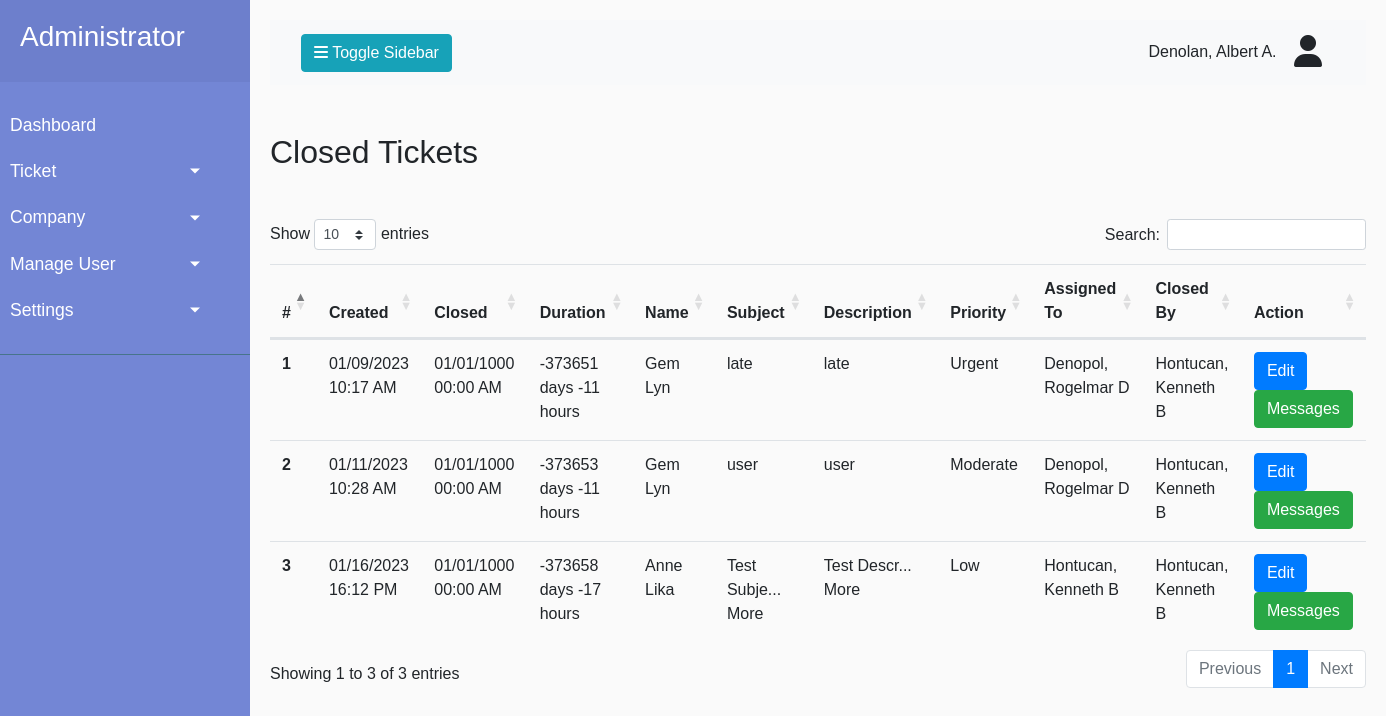
The page /Admin_side/closedTickets.php (signed in) on the database its author committed.
### tables this page shows
CREATE TABLE `ticket` (
  `ticket_id` int(11) NOT NULL DEFAULT 0,
  `user_id` int(11) NOT NULL DEFAULT 0,
  `ticket_year` int(4) NOT NULL DEFAULT 0,
  `ticket_number` int(10) NOT NULL DEFAULT 0,
  `company_id` int(11) NOT NULL DEFAULT 0,
  `department_id` int(11) NOT NULL DEFAULT 0,
  `date_created` datetime NOT NULL DEFAULT '1000-01-01 00:00:00',
  `subject` varchar(100) NOT NULL DEFAULT '0',
  `ticket_description` varchar(150) NOT NULL DEFAULT '0',
  `message` varchar(150) NOT NULL DEFAULT '0',
  `file_uploaded` varchar(100) NOT NULL DEFAULT '0',
  `priority` int(1) NOT NULL DEFAULT 0,
  `assigned_to` int(11) NOT NULL DEFAULT 0,
  `status` int(11) NOT NULL DEFAULT 0,
  `closed_by` int(11) NOT NULL DEFAULT 0,
  `date_closed` datetime NOT NULL DEFAULT '1000-01-01 00:00:00'
);

CREATE TABLE `user` (
  `user_id` int(11) NOT NULL,
  `first_name` varchar(100) NOT NULL DEFAULT '0',
  `middle_name` varchar(100) NOT NULL DEFAULT '0',
  `last_name` varchar(100) NOT NULL DEFAULT '0',
  `telegram` varchar(11) NOT NULL DEFAULT '0',
  `company_id` int(11) NOT NULL DEFAULT 0,
  `department_id` int(11) NOT NULL DEFAULT 0,
  `username` varchar(50) NOT NULL DEFAULT '0',
  `password` varchar(255) NOT NULL DEFAULT '0',
  `date_created` datetime NOT NULL DEFAULT current_timestamp(),
  `account_type` int(11) NOT NULL DEFAULT 0,
  `approved` varchar(5) NOT NULL DEFAULT '0'
);

### Admin_side/closedTickets.php (the view, shortened to what this page needs)
<?php
    include ('../includes/adminSidebar.php');
?>
                <h2 class="my-5">Closed Tickets</h2>
            <table class="table" id="closedTicketsTable">
                <thead>
                <tr>
                    <th scope="col">#</th>
                    <th scope="col">Created </th>
                    <th scope="col">Closed </th>
                    <th scope="col">Duration </th>
                    <th scope="col">Name </th>
                    <th scope="col">Subject </th>
                    <th scope="col">Description </th>
                    <th scope="col">Priority </th>
                    <th scope="col">Assigned To</th>
                    <th scope="col">Closed By </th>
                    <th scope="col">Action </th>
                </tr>
                </thead>
                <tbody>
                    <?php
                        $sql = "SELECT
                        a.subject, a.ticket_description, a.date_created, a.message, a.ticket_id, a.priority, a.closed_by, a.assigned_to, a.date_closed,
                        b.first_name, b.last_name
                        FROM
                        ticket a
                        INNER JOIN user b ON a.user_id=b.user_id
                        WHERE a.status=1";
                        $result = mysqli_query($con, $sql);
                        $resultCheck = mysqli_num_rows($result);
                        $counter = 0;
                        if($resultCheck > 0){
                            while($row = mysqli_fetch_assoc($result)){
                                $ticket_id = $row['ticket_id'];
                                $date_closed = new DateTime($row['date_closed']);
                                $date_closed_display = date_format($date_closed, "m/d/Y H:i A");
                                $closed = date_format($date_closed, "m/d/Y H:i:s");
                                $max_date = strtotime($closed);
                                $dateCreated = new DateTime($row['date_created']);
                                $dateCreatedDisplay = date_format($dateCreated, "m/d/Y H:i A");
                                $created = date_format($dateCreated, "m/d/Y H:i:s");
                                $old_date = strtotime($created);
                                $difference = $max_date - $old_date;
                                $days = floor($difference/(60*60*24));
                                $remainder = floor($difference % (60*60*24));
                                $hours = floor($remainder/(60*60));
                                $subject = $row['subject'];
                                $firstName = $row['first_name'];
                                $lastName = $row['last_name'];
                                $ticketDescription = $row['ticket_description'];
                                $priority = $row['priority'];
                                $closed_by = $row['closed_by'];
                                $assigned_to = $row['assigned_to'];
                                $counter++;
                                ?>
                                    <tr>
                                        <th scope="row"><?php echo $counter; ?></th>
                                        <td><?php echo $dateCreatedDisplay; ?></td>
                                        <td><?php echo $date_closed_display; ?></td>
                                        <td><?php echo $days." days ".$hours." hours"?></td>
                                        <td><?php echo $firstName." ".$lastName; ?></td>
                                        <td><?php seeLessOrMoreText($subject, $ticket_id); ?></td>
                                        <td><?php seeLessOrMoreText($ticketDescription, $ticket_id); ?></td>
                                        <td><?php setPriorityName($priority); ?></td>
                                        <td><?php echo setFullName($assigned_to);?></td>
                                        <td><?php setFullName($closed_by); ?></td>
                                        <td class="">
                                            <button type="button" data-id="<?php echo $ticket_id; ?>" class="editTicket btn btn-primary  " <?php accessPermission("sa_view", $current_id, systemApps::appNum_ClosedTicket); ?>>Edit</button>
                                            <button type="button" class="btn btn-success "><a href="<?php echo $siteURL; ?>Admin_side/ticket-messages.php?id=<?php echo $ticket_id; ?>">Messages</a></button>
                                        </td>
                                    </tr>
                                <?php
                            }
                            }
                    ?>
                </tbody>
            </table>
<?php
    include ('../includes/adminFooter.php')
?>

### cls_global_functions.php (shortened to what this page needs)
<?php
function setPriorityName($priority)
{
    switch ($priority) {
        case '0':
            echo "Low";
            break;
        case '1':
            echo "Moderate";
            break;
        case '3':
            echo "Urgent";
            break;
    }
}
function setFullName($user_id)
{
    include('Includes/connection.php');
    $sql="SELECT concat(last_name,', ',first_name,' ', middle_name) AS full_name
            FROM user
            WHERE user_id=$user_id";
    $result = mysqli_query($con, $sql);
    $row = mysqli_fetch_assoc($result);
    echo $full_name = $row['full_name'];
}
                        ?>
                        <?php
function seeLessOrMoreText($texts, $id)
{
    $lengthCounter = strlen($texts);
    if($lengthCounter > 10)
    {
        $see_less = substr($texts, 0, 10);
        ?>
            <span id="see_more_<?php echo $id ?>">
                <?php echo $see_less."..." ?> <a onclick="myFunction(<?php echo $id ?>)" id="seeText" >More</a> <?php ;?>
            </span>
        <?php
    }
    else
    {
        echo $texts;
    }
    ?>
    <?php
}

### CSS/style.css (style rules this page uses)
body { font-family: 'Poppins', sans-serif; background: #fafafa; }
a, a:hover, a:focus { color:inherit; text-decoration: none; transition: all 0.3s; }

### rows shown on the page
ticket: date_created "01/09/2023 10:17 AM", date_closed "01/01/1000 00:00 AM", days "-373651", hours "-11", user.first_name "Gem", user.last_name "Lyn", subject "late late", priority "Urgent", full_name "Denopol, Rogelmar D Hontucan, Kenneth B"
ticket: date_created "01/11/2023 10:28 AM", date_closed "01/01/1000 00:00 AM", days "-373653", hours "-11", user.first_name "Gem", user.last_name "Lyn", subject "user user", priority "Moderate", full_name "Denopol, Rogelmar D Hontucan, Kenneth B"
ticket: date_created "01/16/2023 16:12 PM", date_closed "01/01/1000 00:00 AM", days "-373658", hours "-17", user.first_name "Anne", user.last_name "Lika", subject "Test Subje Test Descr", priority "Low", full_name "Hontucan, Kenneth B Hontucan, Kenneth B"

### other values the page prints
$current_full_name "Denolan, Albert A."
